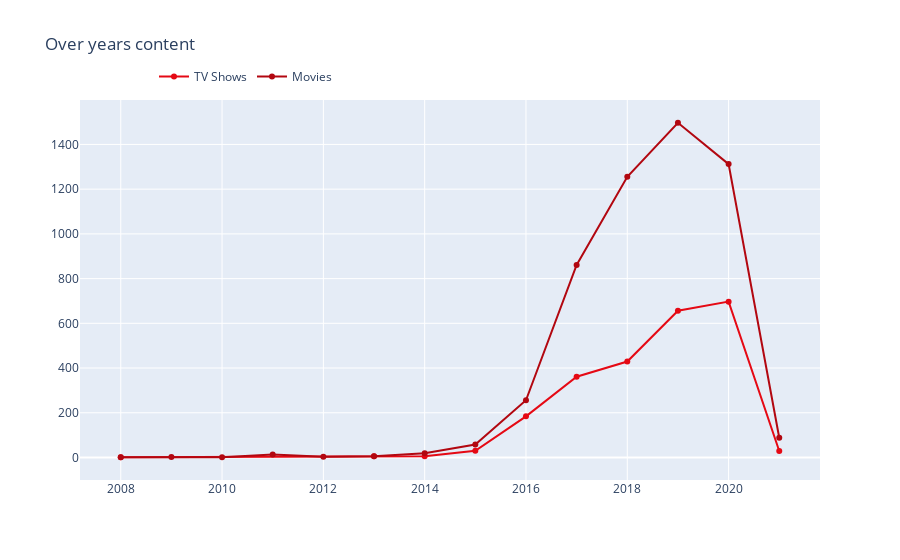

Notebook code for this chart:
### Code cell
data = [trace1, trace2]
layout = go.Layout(title='Over years content', legend=dict(x=0.1, y=1.1, orientation='h'))
fig = go.Figure(data, layout=layout)
fig.show()

### Figure 1 — Plotly figure (JSON) as saved in the notebook; plotly's stock layout.template omitted (floating-point values rounded to 4 significant figures)
{"data": [{"marker": {"color": "#e50914"}, "name": "TV Shows", "type": "scatter", "x": [2008, 2013, 2014, 2015, 2016, 2017, 2018, 2019, 2020, 2021], "y": [1, 5, 6, 30, 184, 361, 429, 656, 697, 29]}, {"marker": {"color": "#b20710"}, "name": "Movies", "type": "scatter", "x": [2008, 2009, 2010, 2011, 2012, 2013, 2014, 2015, 2016, 2017, 2018, 2019, 2020, 2021], "y": [1, 2, 1, 13, 3, 6, 19, 58, 256, 861, 1255, 1497, 1312, 88]}], "layout": {"legend": {"orientation": "h", "x": 0.1, "y": 1.1}, "title": {"text": "Over years content"}}}
